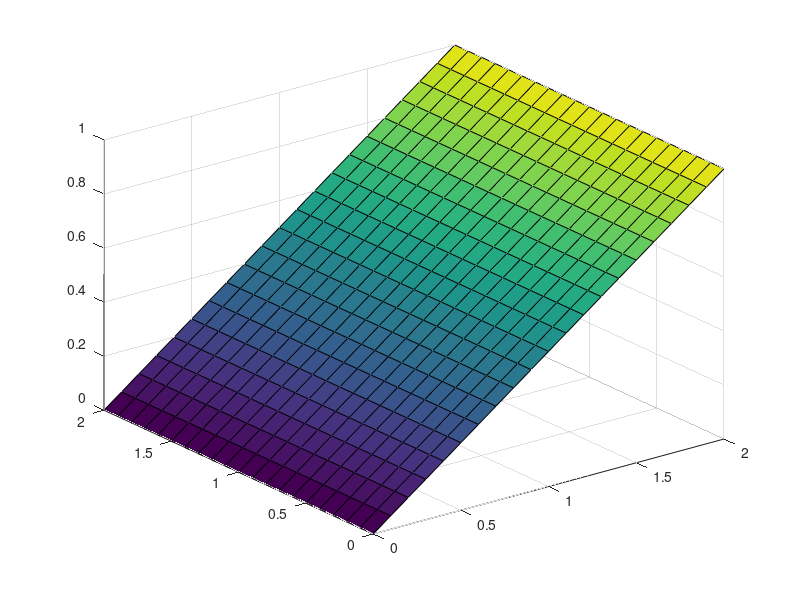

Recreate this plot in MATLAB. (Note: this script raises an error after producing the figure.)
clc
clear all 

%% robot characteristics
mass=0.1; %kg
g=[0,0,-9.81]; %gravity
fp=mass*g;

%point of contact
p=[1,1, 0.5]';

%% define contact surface
[x y] = meshgrid(0:0.1:2); % Generate x and y data
z = 0.5*x + 0*y ; % Solve for z data
surf(x,y,z) %Plot the surface
hold on
ax = gca;
ax.XAxis.Limits = [-1 2];
ax.YAxis.Limits = [-1 2];
ax.ZAxis.Limits = [-1 2];
mu=0.65; % coeff, gomma su cemento asciutto

%% define contact forces

%directions 
tx=[1, 0,0.5]';
tx=tx/norm(tx);
ty=[0, 1,  0]';
ty=ty/norm(ty);
t=tx+ty;
t=t/norm(t);
n=cross(tx, ty);
n=n/norm(n);

f_n=n*fp*n;
f_tx=tx*fp*tx;
f_ty=ty*fp*ty;
f_t=f_tx+f_ty;

if norm(f_t)<=mu*f_n 
    static=true;
else
    static=false;
end
f=f_n+f_t;
tau=cross(p,f); %Nm contact torque

%w=[f; tau];
quiver3(p(1),p(2),p(3),f(1),f(2),f(3),'m','LineWidth',2)
quiver3(p(1),p(2),p(3),fp(1),fp(2),fp(3),'y','LineWidth',2)
quiver3(p(1),p(2),p(3),-f_n(1),-f_n(2),-f_n(3),'r','LineWidth',2)
quiver3(p(1),p(2),p(3),f_t(1),f_t(2),f_t(3),'g','LineWidth',2)
quiver3(p(1),p(2),p(3),f_tx(1),f_tx(2),f_tx(3),'b','LineWidth',2)
quiver3(p(1),p(2),p(3),f_ty(1),f_ty(2),f_ty(3),'b','LineWidth',2)
quiver3(p(1),p(2),p(3),tau(1),tau(2),tau(3),'g','LineWidth',2)
%plot(w)
%wrench cone
[x,y,z]=cylinder((0:0.1:1)*mu*norm(f_n),4);

% Rotate the cone to align with the direction vector
alpha=atan(-0.5);
R = [cos(alpha),        0,       sin(alpha) ;
              0,        1,                0 ;
    -sin(alpha),        0,       cos(alpha)];                                                  
for i = 1:size(x, 2)
    [x(:, i), y(:, i), z(:, i)] = apply_rotation(x(:, i), y(:, i), z(:, i), R);
end

% Translate the cone to the origin
x = x + p(1);
y = y + p(2);
z = z + p(3);

% Plot the cone
h = surf(x, y, z);

% Apply rotation to each point
function [x, y, z] = apply_rotation(x, y, z, R)
    points = [x(:), y(:), z(:)];
    rotated_points = (R * points')';
    x = reshape(rotated_points(:, 1), size(x));
    y = reshape(rotated_points(:, 2), size(y));
    z = reshape(rotated_points(:, 3), size(z));
end
